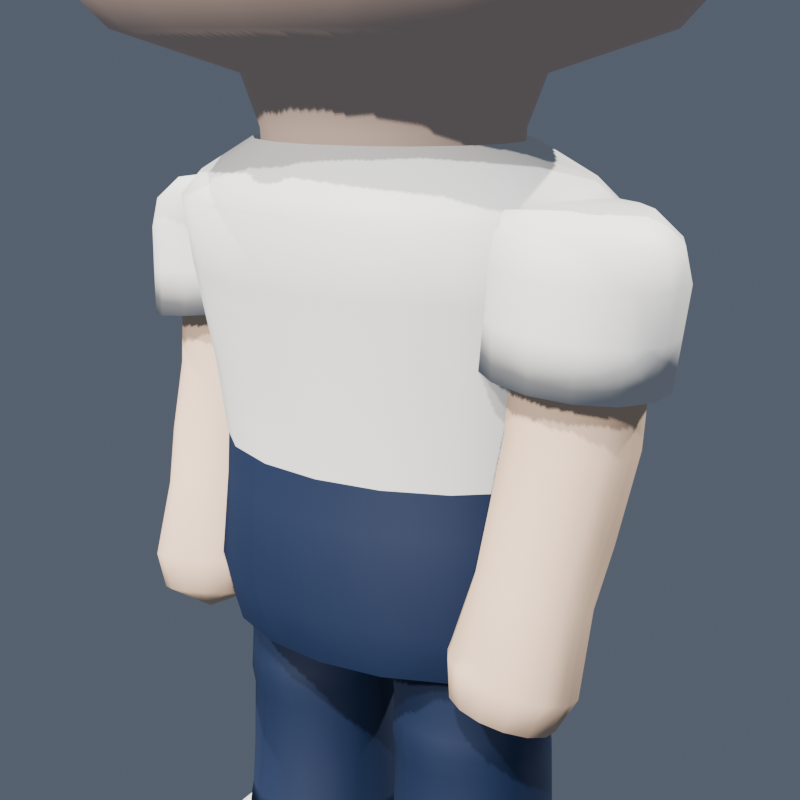
#> input picture blender/character_prototype/factory/previews/shoulder_closeup_left_elevated.png, 800 x 800 px, found by its file name
$ python create_presentation_boards.py
#> lines starting #> are read from the running program, lines starting #| are printed output that depends on the picture
import os
from PIL import Image, ImageDraw, ImageFont

ARTIFACT_DIR = r"C:\Users\Admin\.gemini\antigravity\brain\ce5fb559-46a0-4bd7-bc18-cdd305c60e60"
FACTORY_PREVIEWS = r"C:\Users\Admin\Desktop\GAME\GAME-KNDMST\blender\character_prototype\factory\previews"

USER_UPLOADED_DIR = os.path.join(ARTIFACT_DIR, ".user_uploaded")
IMG_SHOULDER_BEFORE_1 = os.path.join(USER_UPLOADED_DIR, "media_1794905862523_854e93af.jpg")
IMG_SHOULDER_BEFORE_2 = os.path.join(USER_UPLOADED_DIR, "media_1794905895617_3531c7fb.png")
IMG_SHOE_BEFORE = os.path.join(USER_UPLOADED_DIR, "media_1794905873119_10ef4772.png")

font_title = ImageFont.load_default()

def draw_header(draw, text, x, y, size=24, color=(240, 240, 245)):
    draw.text((x, y), text, fill=color)

# =============================================================================
# 1. SHOULDER REPAIR BEFORE / AFTER BOARD
# =============================================================================
def create_shoulder_board():
    W, H = 1600, 900
    board = Image.new("RGB", (W, H), (18, 20, 26))
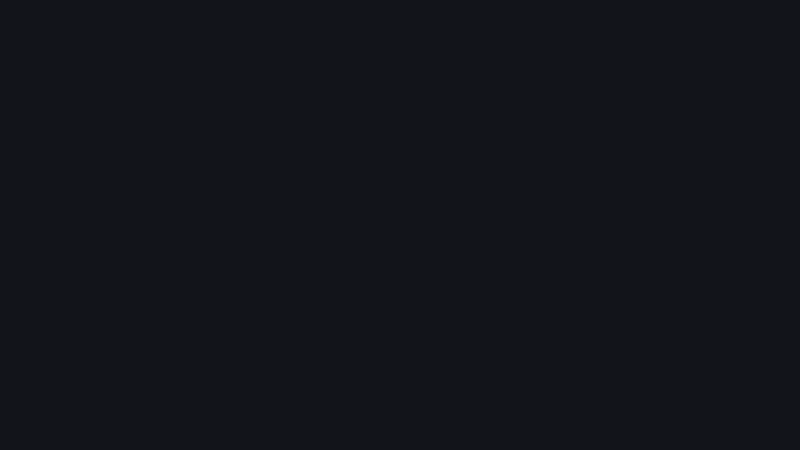
#> board: PIL image 1600x900 RGB (shown at 1/2 size); mean R, G, B 18, 20, 26
    draw = ImageDraw.Draw(board)

    # Title Banner
    draw.rectangle([(0, 0), (W, 70)], fill=(28, 32, 42))
    draw.text((30, 25), "SHOULDER CONSTRUCTION REPAIR — BEFORE vs AFTER AUDIT", fill=(255, 255, 255))
    draw.text((950, 25), "Hành Trình Thanh Xuân | Character Factory V3", fill=(140, 155, 180))

    # Column 1: Before (Defect)
    draw.rectangle([(30, 90), (780, 870)], fill=(24, 27, 36), outline=(220, 60, 60), width=2)
    draw.rectangle([(30, 90), (780, 130)], fill=(180, 40, 40))
    draw.text((45, 100), "BEFORE: Hollow / Disconnected Shoulder & Open Sleeve Rim", fill=(255, 255, 255))

    if os.path.exists(IMG_SHOULDER_BEFORE_1):
        img_b1 = Image.open(IMG_SHOULDER_BEFORE_1).convert("RGB").resize((350, 480))
        board.paste(img_b1, (45, 150))
    if os.path.exists(IMG_SHOULDER_BEFORE_2):
        img_b2 = Image.open(IMG_SHOULDER_BEFORE_2).convert("RGB").resize((340, 240))
        board.paste(img_b2, (415, 150))

    draw.text((415, 410), "DEFECT ROOT CAUSE:", fill=(255, 180, 180))
    draw.text((415, 435), "1. Shirt torso ended abruptly at Z=0.380.", fill=(200, 200, 210))
    draw.text((415, 460), "2. Sleeve was an open upward cylinder (Z=0.365).", fill=(200, 200, 210))
    draw.text((415, 485), "3. No sleeve cap or shoulder panel existed.", fill=(200, 200, 210))
    draw.text((415, 510), "4. Arms skin started at Z=0.310 (open void inside).", fill=(200, 200, 210))

    # Column 2: After (Fixed)
    draw.rectangle([(820, 90), (1570, 870)], fill=(24, 27, 36), outline=(50, 180, 100), width=2)
    draw.rectangle([(820, 90), (1570, 130)], fill=(40, 140, 75))
    draw.text((835, 100), "AFTER: Continuous Shoulder Panel & Softly Rounded Sleeve Cap", fill=(255, 255, 255))

    img_a1 = Image.open(os.path.join(FACTORY_PREVIEWS, "shoulder_closeup_left_elevated.png")).convert("RGB").resize((350, 350))
    board.paste(img_a1, (835, 150))
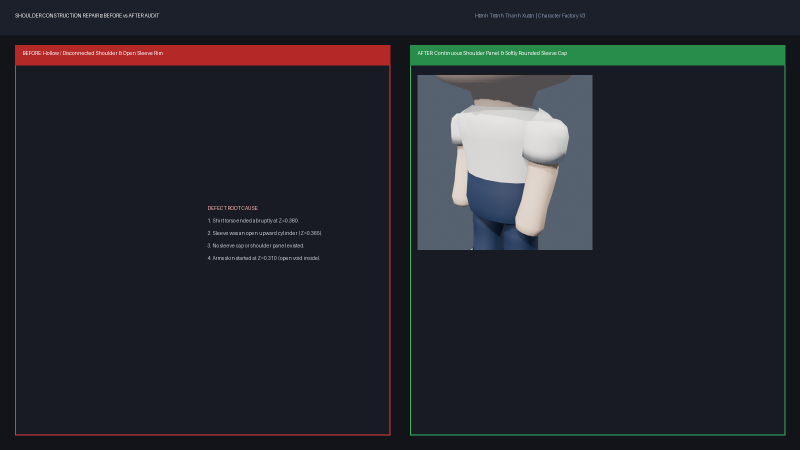
#> board: PIL image 1600x900 RGB (shown at 1/2 size); mean R, G, B 36.9, 39, 45.7
    draw.text((835, 510), "Elevated 3/4 Shoulder View (Zero Hollows / Gaps)", fill=(180, 230, 190))

#> (the run stopped early here; a loop or call above may not have finished)
